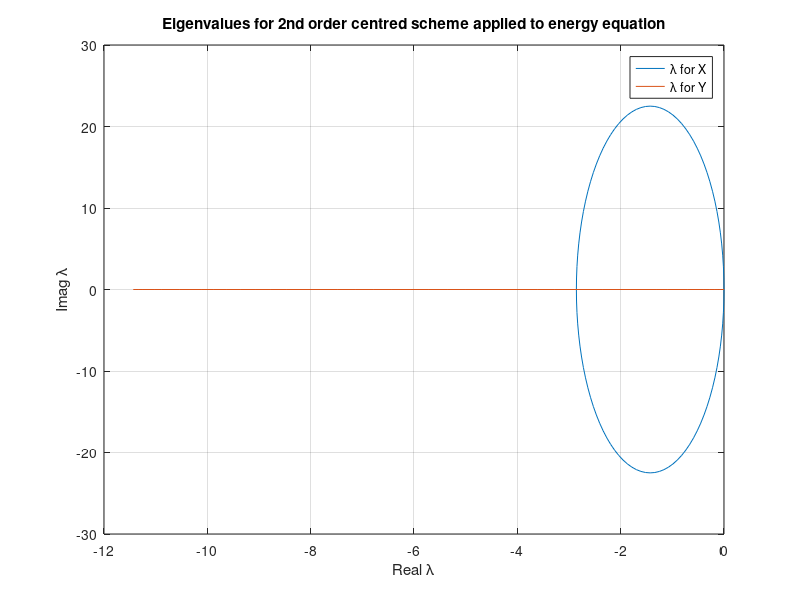
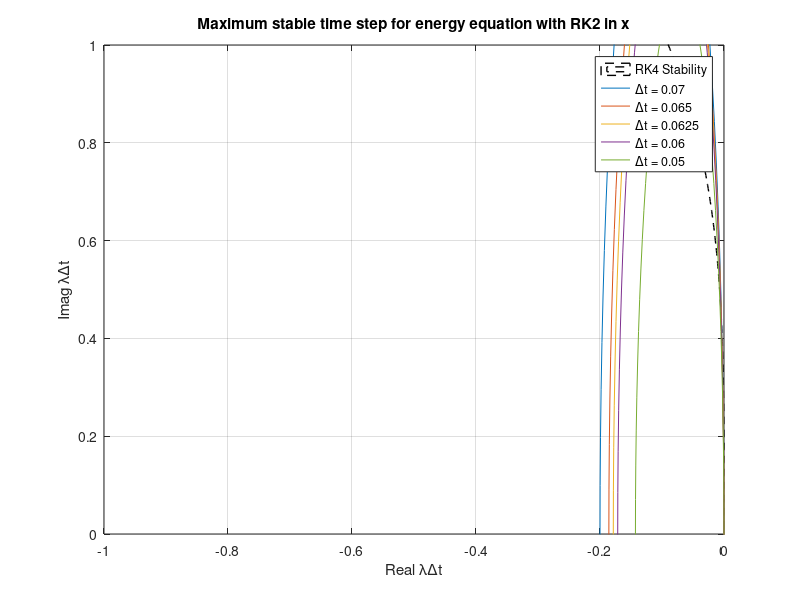
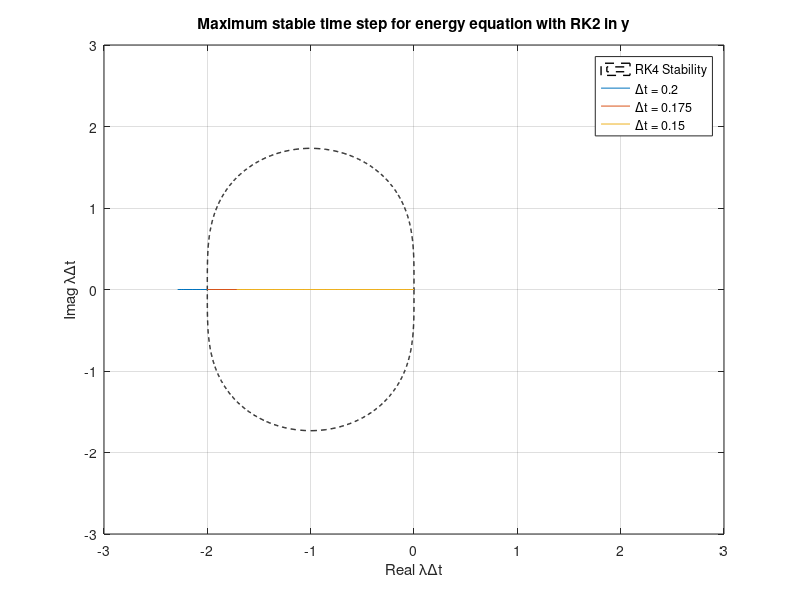

These figures' MATLAB source, in order:
%% MECH 510 - Assignment 3
% Nicholas Earle

clear; clc; close all

phi = 0:2*pi/100:2*pi;
Re = 50;    % Reynolds number
Pr = 0.7;   % Prandtl number
dx = 0.2;   % length of x cells
dy = 0.1;   % height of y cells
u = 4.5;      % value of ubar
v = 0;      % value of v

%% Second order centred scheme for energy equation

Lamx = @(phi) -u/dx * 1i*sin(phi) - 2/(Re*Pr*dx^2) * (1-cos(phi));
Lamy = @(phi) -v/dy * 1i*sin(phi) - 2/(Re*Pr*dy^2) * (1-cos(phi));

Lx = Lamx(phi);
Ly = Lamy(phi);

plot(real(Lx), imag(Lx));
hold on;
plot(real(Ly), imag(Ly));
xlabel('Real \lambda');
ylabel('Imag \lambda');
title('Eigenvalues for 2nd order centred scheme applied to energy equation');
legend('\lambda for X','\lambda for Y');
grid on;

%% Runge-Kutta Schemes

% Specify x range and number of points
x0 = -3;
x1 = 3;
Nx = 901;
% Specify y range and number of points
y0 = -3;
y1 = 3;
Ny = 901;
% Construct mesh
xv = linspace(x0,x1,Nx);
yv = linspace(y0,y1,Ny);
[phi,y] = meshgrid(xv,yv);

% Calculate z
z = phi + 1i*y;

g2 = 1 + z + 1/2*z.^2;

b = 1;
% Calculate magnitude of g
gmag2 = abs(g2);

% % Plot contours of gmag
% figure();
% hold on;
% contour(phi,y,gmag2,[b b], 'r','LineWidth', 2);
% xlabel('Real \lambda\Deltat');
% ylabel('Imag \lambda\Deltat');
% title('Stability boundary for RK2');
% legend('RK2');
% axis tight;
% grid on;

%% Max time step for RK2 in X
figure()
contour(phi, y, gmag2, [1 1], 'k--','LineWidth', 1);
hold on;

plot(0.07*real(Lx), 0.07*imag(Lx));
plot(0.065*real(Lx), 0.065*imag(Lx));
plot(0.0625*real(Lx), 0.0625*imag(Lx)); % Max Time Step "X"
plot(0.06*real(Lx), 0.06*imag(Lx));
plot(0.05*real(Lx), 0.05*imag(Lx));

xlabel('Real \lambda\Deltat');
ylabel('Imag \lambda\Deltat');
title('Maximum stable time step for energy equation with RK2 in x');
legend('RK4 Stability','\Deltat = 0.07','\Deltat = 0.065','\Deltat = 0.0625','\Deltat = 0.06','\Deltat = 0.05');
grid on;
axis([-1 0 0 1]);

%% Max time step for RK2 in Y
figure()
contour(phi, y, gmag2, [1 1], 'k--','LineWidth', 1);
hold on;

plot(0.2*real(Ly), 0.2*imag(Ly));
plot(0.175*real(Ly), 0.175*imag(Ly));   % Max Time step "Y"
plot(0.15*real(Ly), 0.15*imag(Ly));

xlabel('Real \lambda\Deltat');
ylabel('Imag \lambda\Deltat');
title('Maximum stable time step for energy equation with RK2 in y');
legend('RK4 Stability','\Deltat = 0.2','\Deltat = 0.175','\Deltat = 0.15');
grid on;